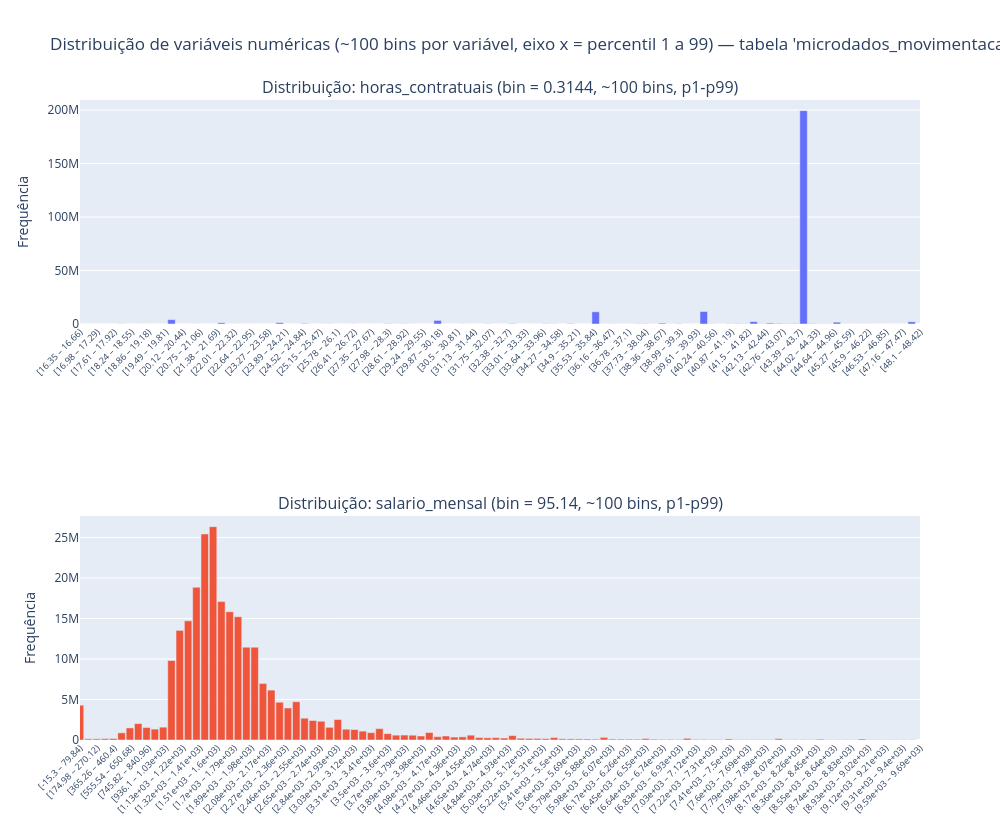

Notebook source saved alongside this figure:
### Markdown cell above
### Histograma

### Code cell
N_STDDEV_RANGE = 4
MAX_TICKS = 50
N_BINS = 100  # numero de bins dentro da janela exibida (média ± N_STDDEV_RANGE*σ)
 
dtypes = list(df_metadata_t1['data_type'].values)
columns = list(df_metadata_t1['column_name'].values)
 
num_columns = [
    col for col, dtype in zip(columns, dtypes)
    if dtype in ['FLOAT64']
]
 
table = f"{DATASET_NAME}.{SCHEMA_NAME}.{TABLE}"
 
# Coleta estatísticas e histogramas de cada coluna numérica
histogram_dict, stats_dict, valid_columns, bin_width_dict = collect_stats_and_histograms(
    client, table, num_columns, n_bins=N_BINS
)
 
# Monta o gráfico
fig, valid_columns = build_histogram_figure(
    histogram_dict, stats_dict, bin_width_dict, TABLE,
    n_bins=N_BINS, max_ticks=MAX_TICKS
)

fig.show()
